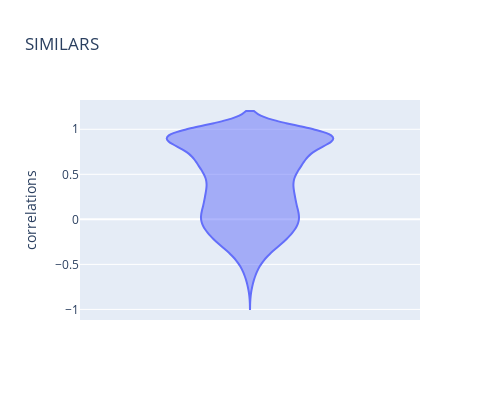
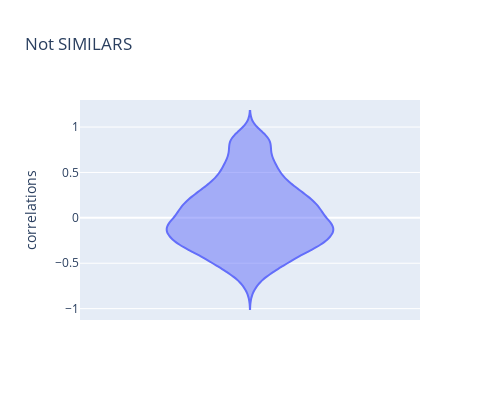

The cell these charts' notebook holds for them, in order:
### Code cell
choice=np.random.choice(cos_sim_f_flatten1.shape[0], 2048)
cos_sim_f_flatten1=cos_sim_f_flatten1[choice]
cos_sim_f_flatten1=pd.DataFrame(cos_sim_f_flatten1,columns=['correlations'])
fig=px.violin(cos_sim_f_flatten1, y='correlations',width=500, height=400,title="SIMILARS")
fig.show()


choice=np.random.choice(cos_sim_f_flatten0.shape[0], 2048)
cos_sim_f_flatten0=cos_sim_f_flatten0[choice]
cos_sim_f_flatten0=pd.DataFrame(cos_sim_f_flatten0,columns=['correlations'])
fig=px.violin(cos_sim_f_flatten0, y='correlations',width=500, height=400,title="Not SIMILARS")
fig.show()

### Figure 1 — Plotly figure (JSON) as saved in the notebook; plotly's stock layout.template omitted (floating-point values rounded to 4 significant figures; data arrays with more than 128 entries replaced by an {"elided": "..."} marker saying what was removed)
{"data": [{"alignmentgroup": "True", "box": {"visible": false}, "hovertemplate": "correlations=%{y}<extra></extra>", "legendgroup": "", "marker": {"color": "#636efa"}, "name": "", "offsetgroup": "", "orientation": "v", "scalegroup": "True", "showlegend": false, "type": "violin", "x0": " ", "xaxis": "x", "y": {"elided": "2048 float values"}, "y0": " ", "yaxis": "y"}], "layout": {"height": 400, "legend": {"tracegroupgap": 0}, "title": {"text": "SIMILARS"}, "violinmode": "group", "width": 500, "xaxis": {"anchor": "y", "domain": [0, 1]}, "yaxis": {"anchor": "x", "domain": [0, 1], "title": {"text": "correlations"}}}}

### Figure 2 — Plotly figure (JSON) as saved in the notebook; plotly's stock layout.template omitted (floating-point values rounded to 4 significant figures; data arrays with more than 128 entries replaced by an {"elided": "..."} marker saying what was removed)
{"data": [{"alignmentgroup": "True", "box": {"visible": false}, "hovertemplate": "correlations=%{y}<extra></extra>", "legendgroup": "", "marker": {"color": "#636efa"}, "name": "", "offsetgroup": "", "orientation": "v", "scalegroup": "True", "showlegend": false, "type": "violin", "x0": " ", "xaxis": "x", "y": {"elided": "2048 float values"}, "y0": " ", "yaxis": "y"}], "layout": {"height": 400, "legend": {"tracegroupgap": 0}, "title": {"text": "Not SIMILARS"}, "violinmode": "group", "width": 500, "xaxis": {"anchor": "y", "domain": [0, 1]}, "yaxis": {"anchor": "x", "domain": [0, 1], "title": {"text": "correlations"}}}}
